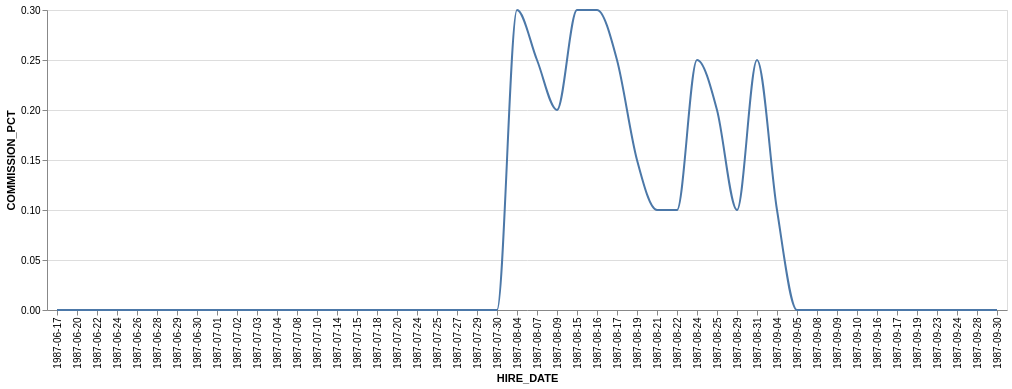

Write a Vega-Lite specification for this figure.
### Vega-Lite specification from a JSON file in a GitHub repository (floating-point values rounded to 4 significant figures)
{"data": {"values": [{"x_data": "1987-06-17", "y_data": 0}, {"x_data": "1987-06-20", "y_data": 0}, {"x_data": "1987-06-22", "y_data": 0}, {"x_data": "1987-06-24", "y_data": 0}, {"x_data": "1987-06-26", "y_data": 0}, {"x_data": "1987-06-28", "y_data": 0}, {"x_data": "1987-06-29", "y_data": 0}, {"x_data": "1987-06-30", "y_data": 0}, {"x_data": "1987-07-01", "y_data": 0}, {"x_data": "1987-07-02", "y_data": 0}, {"x_data": "1987-07-03", "y_data": 0}, {"x_data": "1987-07-04", "y_data": 0}, {"x_data": "1987-07-08", "y_data": 0}, {"x_data": "1987-07-10", "y_data": 0}, {"x_data": "1987-07-14", "y_data": 0}, {"x_data": "1987-07-15", "y_data": 0}, {"x_data": "1987-07-18", "y_data": 0}, {"x_data": "1987-07-20", "y_data": 0}, {"x_data": "1987-07-24", "y_data": 0}, {"x_data": "1987-07-25", "y_data": 0}, {"x_data": "1987-07-27", "y_data": 0}, {"x_data": "1987-07-29", "y_data": 0}, {"x_data": "1987-07-30", "y_data": 0}, {"x_data": "1987-08-04", "y_data": 0.3}, {"x_data": "1987-08-07", "y_data": 0.25}, {"x_data": "1987-08-09", "y_data": 0.2}, {"x_data": "1987-08-15", "y_data": 0.3}, {"x_data": "1987-08-16", "y_data": 0.3}, {"x_data": "1987-08-17", "y_data": 0.25}, {"x_data": "1987-08-19", "y_data": 0.15}, {"x_data": "1987-08-21", "y_data": 0.1}, {"x_data": "1987-08-22", "y_data": 0.1}, {"x_data": "1987-08-24", "y_data": 0.25}, {"x_data": "1987-08-25", "y_data": 0.2}, {"x_data": "1987-08-29", "y_data": 0.1}, {"x_data": "1987-08-31", "y_data": 0.25}, {"x_data": "1987-09-04", "y_data": 0.1}, {"x_data": "1987-09-05", "y_data": 0}, {"x_data": "1987-09-08", "y_data": 0}, {"x_data": "1987-09-09", "y_data": 0}, {"x_data": "1987-09-10", "y_data": 0}, {"x_data": "1987-09-16", "y_data": 0}, {"x_data": "1987-09-17", "y_data": 0}, {"x_data": "1987-09-19", "y_data": 0}, {"x_data": "1987-09-23", "y_data": 0}, {"x_data": "1987-09-24", "y_data": 0}, {"x_data": "1987-09-28", "y_data": 0}, {"x_data": "1987-09-30", "y_data": 0}]}, "mark": {"type": "line", "interpolate": "monotone"}, "encoding": {"x": {"field": "x_data", "type": "nominal", "title": "HIRE_DATE", "sort": "ascending"}, "y": {"field": "y_data", "type": "quantitative", "title": "COMMISSION_PCT"}}}
